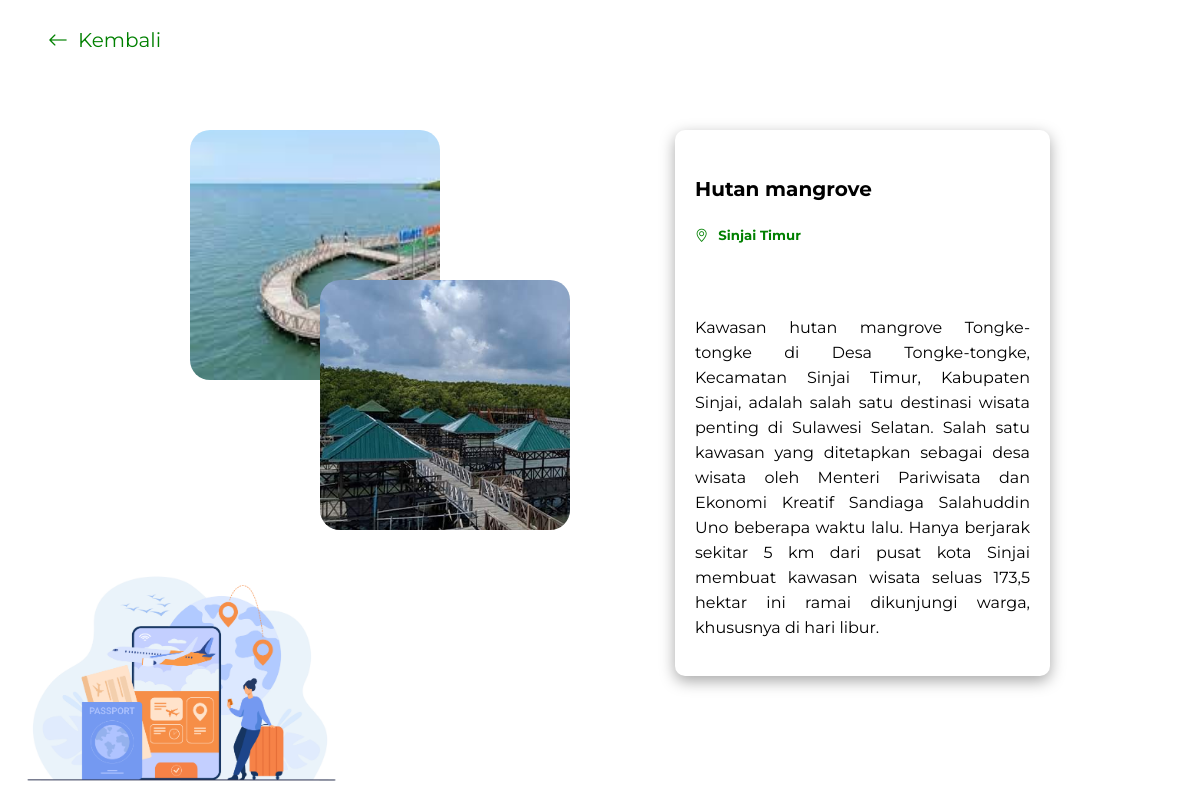
The page /card-1.php?id=1 on the database its author committed.
### tables this page shows
CREATE TABLE `wisata` (
  `id` int(11) NOT NULL,
  `foto_wisata` varchar(100) NOT NULL,
  `foto2_wisata` varchar(100) NOT NULL,
  `nama_wisata` varchar(100) NOT NULL,
  `lokasi_wisata` varchar(100) NOT NULL,
  `deskripsi_wisata` text NOT NULL
);

### fungsi.php (called while the page is built, shortened)
<?php
    $koneksi = mysqli_connect("localhost", "root", "", "website_sinjai") or die();
    function tampil($query){
        global $koneksi;
        $result = mysqli_query($koneksi, $query);
        while($data = mysqli_fetch_assoc($result)){
            $rows[] = $data;
        }
        return $rows;
    }
?>

### card-1.php (the view, shortened to what this page needs)
<?php
    require "fungsi.php";
    $id=$_GET['id'];
    $wisata = tampil("SELECT * FROM wisata WHERE id=$id")[0];
?>
<!DOCTYPE html>
<html lang="en">
<head>
    <link rel="stylesheet" href="style/stylecard-1.css">
    <link rel="stylesheet" href="https://cdn.jsdelivr.net/npm/bootstrap-icons@1.7.2/font/bootstrap-icons.css">
</head>
<body>
    <a href="index.php"><i class="bi bi-arrow-left" style="margin-right: 10px;"></i>Kembali</a>
    <div class="container">
        <div class="dalam-1">
            <div class="dalam-2"></div>
        </div>
        <div class="dalam">
            <div class="desc">
                <h4><?= $wisata['nama_wisata']?></h3>
                <h5><i class="bi bi-geo-alt" style="margin-right: 10px;"></i><?= $wisata['lokasi_wisata']?></h5>
                <p><?=$wisata['deskripsi_wisata']?></p>
            </div>
        </div>
    </div>
    <img src="./image/trip.jpg" width="30%" />
</body>
</html>

### style/stylecard-1.css (style rules this page uses)
* { font-family: 'Montserrat', sans-serif; }
body { padding: 20px; }
a { color: green; text-decoration: none; font-size: 20px; padding: 20px; }
.container { position: absolute; top: 30px; bottom: 50px; left: 100px; right: 50px; display: grid; grid-template-columns: repeat(2, 1fr); z-index: 1; }
.dalam-1 { width: 250px; height: 250px; background-image: url(../image/mangrove.jfif); background-size: cover; position: relative; top: 100px; left: 90px; border-radius: 20px; }
.dalam-2 { width: 250px; height: 250px; background-image: url(../image/mangrove-2.jpeg); background-size: cover; position: absolute; left: 130px; top: 150px; border-radius: 20px; }
.dalam { border-radius: 20px; text-align: justify; position: relative; }
.dalam h4 { font-size: 20px; }
.dalam h5 { color: green; padding-bottom: 50px; }
.dalam p { line-height: 25px; font-size: 16px; }
.desc { position: absolute; top: 100px; right: 100px; left: 50px; padding: 20px; box-shadow: rgba(0, 0, 0, 0.35) 0px 5px 15px; border-radius: 10px; }
img { z-index: 0; position: absolute; bottom: 0; left: 0; }

### rows shown on the page
wisata: nama_wisata "Hutan mangrove", lokasi_wisata "Sinjai Timur", deskripsi_wisata "Kawasan hutan mangrove Tongke-tongke di Desa Tongke-tongke, Kecamatan Sinjai Timur, Kabupaten Sinjai, adalah salah satu destinasi wisata penting di Sulawesi Selatan. Salah satu kawasan yang ditetapkan sebagai desa wisata oleh Menteri Pariwisata dan Ekonomi Kreatif Sandiaga Salahuddin Uno beberapa waktu lalu. Hanya berjarak sekitar 5 km dari pusat kota Sinjai membuat kawasan wisata seluas 173,5 hektar ini ramai dikunjungi warga, khususnya di hari libur."
